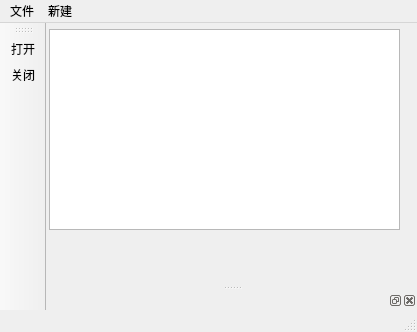
<?xml version="1.0" encoding="UTF-8"?>
<ui version="4.0">
 <class>MainWindow</class>
 <widget class="QMainWindow" name="MainWindow">
  <property name="geometry">
   <rect>
    <x>0</x>
    <y>0</y>
    <width>417</width>
    <height>332</height>
   </rect>
  </property>
  <property name="windowTitle">
   <string>MainWindow</string>
  </property>
  <widget class="QWidget" name="centralWidget">
   <widget class="QTextEdit" name="textEdit">
    <property name="geometry">
     <rect>
      <x>3</x>
      <y>6</y>
      <width>351</width>
      <height>201</height>
     </rect>
    </property>
   </widget>
  </widget>
  <widget class="QMenuBar" name="menuBar">
   <property name="geometry">
    <rect>
     <x>0</x>
     <y>0</y>
     <width>417</width>
     <height>26</height>
    </rect>
   </property>
   <widget class="QMenu" name="menu">
    <property name="title">
     <string>文件</string>
    </property>
    <addaction name="actionOpen"/>
    <addaction name="separator"/>
    <addaction name="actionClose"/>
   </widget>
   <widget class="QMenu" name="menu_2">
    <property name="title">
     <string>新建</string>
    </property>
   </widget>
   <addaction name="menu"/>
   <addaction name="menu_2"/>
  </widget>
  <widget class="QToolBar" name="toolBar">
   <property name="windowTitle">
    <string>toolBar</string>
   </property>
   <attribute name="toolBarArea">
    <enum>LeftToolBarArea</enum>
   </attribute>
   <attribute name="toolBarBreak">
    <bool>false</bool>
   </attribute>
   <addaction name="actionOpen"/>
   <addaction name="actionClose"/>
  </widget>
  <widget class="QStatusBar" name="statusBar"/>
  <widget class="QDockWidget" name="dockWidget">
   <property name="allowedAreas">
    <set>Qt::BottomDockWidgetArea|Qt::LeftDockWidgetArea|Qt::TopDockWidgetArea</set>
   </property>
   <attribute name="dockWidgetArea">
    <number>8</number>
   </attribute>
   <widget class="QWidget" name="dockWidgetContents"/>
  </widget>
  <action name="actionFile">
   <property name="text">
    <string>file</string>
   </property>
  </action>
  <action name="actionOpen">
   <property name="text">
    <string>打开</string>
   </property>
   <property name="iconText">
    <string>打开</string>
   </property>
  </action>
  <action name="actionClose">
   <property name="text">
    <string>关闭</string>
   </property>
  </action>
 </widget>
 <layoutdefault spacing="6" margin="11"/>
 <resources/>
 <connections/>
</ui>
